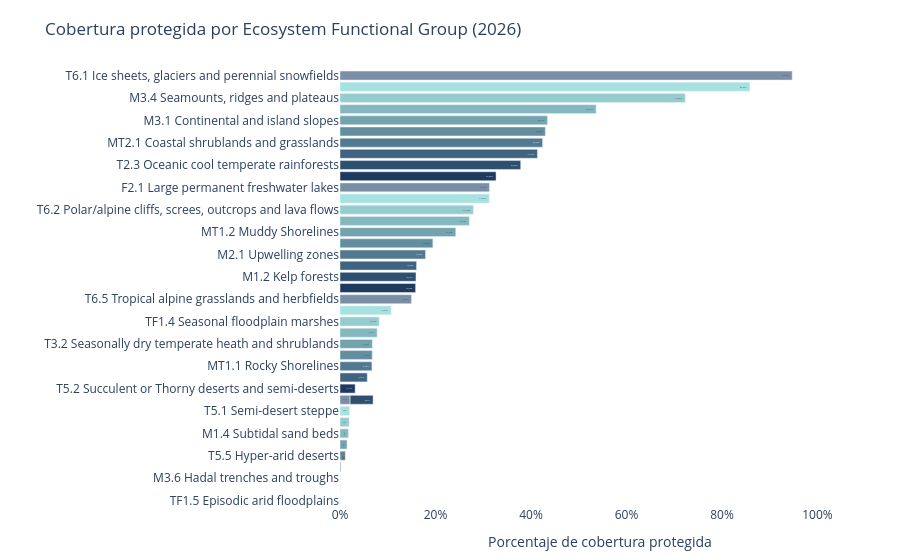

Notebook code for this chart:
### Markdown cell above
### 2. Representatividad Ecológica: Grupos Funcionales de Ecosistemas (EFG)
El análisis de representatividad ecológica muestra variaciones en la proporción de los distintos ecosistemas que están siendo protegidos.

En el territorio continental, el análisis revela una mayor concentración de áreas protegidas hacia el sur del país. La red de conservación presenta una mayor cobertura en ecosistemas criosféricos y forestales de mayores latitudes, como los Campos de hielo, glaciares y nieves perennes (T6.1 Ice sheets, glaciers and perennial snowfields) con una protección del 94,70%. Asimismo, considerando su magnitud territorial, se observan los Bosques húmedos templados fríos oceánicos (T2.3 Oceanic cool temperate rainforests), que cuentan con un 37,84% de su extensión bajo resguardo.

Por el contrario, los ecosistemas ubicados en menores latitudes (zona norte y centro) presentan proporciones de protección menores. Grupos funcionales áridos y semiáridos como los Desiertos hiperaridos (T5.5 Hyper-arid deserts) con un 1,10%, las Estepas semidesérticas (T5.1 Semi-desert steppe) con 2%, y los Desiertos y semidesiertos suculentos y espinosos (T5.4 Succulent or Thorny deserts and semi-deserts) con 3,17%, muestran una menor superficie protegida en comparación al total nacional.

En cuanto a los ecosistemas acuáticos continentales y transicionales, la cobertura se distribuye de la siguiente manera:
* Sistemas Transicionales (TF): Las Turberas boreales, templadas y montañas (TF1.6) presentan un 85,82% de protección. Por su parte, los Pantanos boreales y templados (TF1.7 Boreal and temperate fens) alcanzan un 19,00%, y las marismas o llanuras de inundación estacional (TF1.4 Seasonal floodplain marshes) muestran un 8,2% de su superficie en áreas protegidas.
* Sistemas Dulceacuícolas Estrictos (F): Se observan menores niveles de cobertura en ecosistemas como los Lagos de sal o salares (F2.6 Permanent salt and soda lakes) con 16,03%, los Grandes lagos permanentes de agua dulce (F2.1 Large permanent freshwater lakes) con 31,3% y los Ríos permanentes de tierras bajas (F1.2 Permanent lowland rivers) con 15,83%.
  
En el territorio marítimo, la cobertura general (42,77%) está influenciada por la protección de ecosistemas pelágicos y oceánicos profundos de gran extensión. El EFG con mayor proporción protegida corresponde a los Montes submarinos, dorsales y mesetas (M3.4 Seamounts, ridges and plateaus) con un 72,30% de su superficie, seguido por los Taludes continentales e insulares (M3.1) con un 43,44%.

Por otro lado, el análisis indica una menor proporción de protección en los ecosistemas bentónicos costeros. Por ejemplo, los Lechos de arena submareales (M1.4 Subtidal sand beds) cuentan con un 1,75% de su extensión protegida, las Costas arenosas (MT1.3 Sandy Shorelines) un 2,12%, y los Arrecifes rocosos submareales (M1.6) un 10,70%.

### Code cell
df_plot = scdb.copy()

# Normalizar columnas
df_plot["Value"] = pd.to_numeric(df_plot["Value"], errors="coerce")
df_plot["Unit"] = df_plot["Unit"].astype(str)
df_plot["Disaggregation type"] = df_plot["Disaggregation type"].astype(str)
df_plot["Disaggregation"] = df_plot["Disaggregation"].astype(str)

# Filtrar solo Ecosystem Functional Group con valores porcentuales
df_graph = df_plot[
    (df_plot["Disaggregation type"].str.strip() == "Ecosystem Functional Group") &
    (df_plot["Unit"].str.strip().str.lower() == "percent")
].copy()

# Eliminar filas sin valor o sin nombre de desagregación
df_graph = df_graph.dropna(subset=["Value"])
df_graph = df_graph[df_graph["Disaggregation"].str.strip().ne("")]

# Ordenar de menor a mayor para que el mayor quede arriba en barra horizontal
df_graph = df_graph.sort_values("Value", ascending=True)

# Formato de porcentaje
df_graph["porcentaje_txt"] = df_graph["Value"].map(
    lambda x: f"{x:.2f}".replace(".", ",") + "%"
)

# Año, si existe
anio = ""
if "Year" in df_graph.columns and df_graph["Year"].notna().any():
    anio = int(df_graph["Year"].dropna().iloc[0])

# Colores sobrios por barra
base_colors = [
    "#1E3A5F", "#2F4F6F", "#40647F", "#51798F", "#628E9F",
    "#73A3AF", "#84B8BF", "#95CDCF", "#A6E2DF", "#7A8FA6"
]

colors = [base_colors[i % len(base_colors)] for i in range(len(df_graph))]

fig = go.Figure()

fig.add_trace(go.Bar(
    x=df_graph["Value"],
    y=df_graph["Disaggregation"],
    orientation="h",
    text=df_graph["porcentaje_txt"],
    textposition="inside",
    marker=dict(color=colors),
    customdata=df_graph[["porcentaje_txt"]],
    hovertemplate=(
        "<b>%{y}</b><br>"
        "Porcentaje de cobertura: %{customdata[0]}"
        "<extra></extra>"
    )
))

fig.update_layout(
    title=f"Cobertura protegida por Ecosystem Functional Group {f'({anio})' if anio else ''}",
    xaxis=dict(
        title="Porcentaje de cobertura protegida",
        range=[0, max(df_graph["Value"].max() * 1.15, 10)],
        ticksuffix="%"
    ),
    yaxis=dict(
        title="",
        automargin=True
    ),
    height=max(450, 35 * len(df_graph)),
    margin=dict(l=260, r=40, t=70, b=50),
    showlegend=False,
    paper_bgcolor="white",
    plot_bgcolor="white",
    hoverlabel=dict(
        bgcolor="white",
        bordercolor="#1E3A5F",
        font=dict(color="#111827", size=13)
    )
)

fig.show()

### Figure 1 — Plotly figure (JSON) as saved in the notebook; plotly's stock layout.template omitted (floating-point values rounded to 4 significant figures)
{"data": [{"customdata": [["0,00%"], ["0,00%"], ["0,00%"], ["0,16%"], ["1,10%"], ["1,47%"], ["1,75%"], ["1,91%"], ["2,00%"], ["2,12%"], ["3,17%"], ["4,81%"], ["5,71%"], ["6,68%"], ["6,75%"], ["6,76%"], ["7,77%"], ["8,20%"], ["10,70%"], ["14,97%"], ["15,83%"], ["15,91%"], ["16,03%"], ["17,90%"], ["19,45%"], ["24,24%"], ["27,09%"], ["27,92%"], ["31,25%"], ["31,30%"], ["32,68%"], ["37,84%"], ["41,35%"], ["42,42%"], ["43,00%"], ["43,44%"], ["53,64%"], ["72,30%"], ["85,82%"], ["94,70%"]], "hovertemplate": "<b>%{y}</b><br>Porcentaje de cobertura: %{customdata[0]}<extra></extra>", "marker": {"color": ["#1E3A5F", "#2F4F6F", "#40647F", "#51798F", "#628E9F", "#73A3AF", "#84B8BF", "#95CDCF", "#A6E2DF", "#7A8FA6", "#1E3A5F", "#2F4F6F", "#40647F", "#51798F", "#628E9F", "#73A3AF", "#84B8BF", "#95CDCF", "#A6E2DF", "#7A8FA6", "#1E3A5F", "#2F4F6F", "#40647F", "#51798F", "#628E9F", "#73A3AF", "#84B8BF", "#95CDCF", "#A6E2DF", "#7A8FA6", "#1E3A5F", "#2F4F6F", "#40647F", "#51798F", "#628E9F", "#73A3AF", "#84B8BF", "#95CDCF", "#A6E2DF", "#7A8FA6"]}, "orientation": "h", "text": ["0,00%", "0,00%", "0,00%", "0,16%", "1,10%", "1,47%", "1,75%", "1,91%", "2,00%", "2,12%", "3,17%", "4,81%", "5,71%", "6,68%", "6,75%", "6,76%", "7,77%", "8,20%", "10,70%", "14,97%", "15,83%", "15,91%", "16,03%", "17,90%", "19,45%", "24,24%", "27,09%", "27,92%", "31,25%", "31,30%", "32,68%", "37,84%", "41,35%", "42,42%", "43,00%", "43,44%", "53,64%", "72,30%", "85,82%", "94,70%"], "textposition": "inside", "type": "bar", "x": [0.0, 0.0, 0.0, 0.16, 1.1, 1.47, 1.75, 1.91, 2.0, 2.12, 3.17, 4.81, 5.71, 6.68, 6.75, 6.76, 7.77, 8.2, 10.7, 14.97, 15.83, 15.91, 16.03, 17.9, 19.45, 24.24, 27.09, 27.92, 31.25, 31.3, 32.68, 37.84, 41.35, 42.42, 43.0, 43.44, 53.64, 72.3, 85.82, 94.7], "y": ["TF1.5 Episodic arid floodplains", "F2.9 Geothermal pools and wetlands", "M3.6 Hadal trenches and troughs", "F3.2 Constructed lacustrine wetlands", "T5.5 Hyper-arid deserts", "F2.3 Seasonal freshwater lakes", "M1.4 Subtidal sand beds", "T4.5 Temperate subhumid grasslands", "T5.1 Semi-desert steppe", "MT1.3 Sandy Shorelines", "T5.2 Succulent or Thorny deserts and semi-deserts", "MT1.3 Sandy Shorelines", "F1.6 Episodic arid rivers", "MT1.1 Rocky Shorelines", "T1.2 Tropical/Subtropical dry forests and thickets", "T3.2 Seasonally dry temperate heath and shrublands", "F3.1 Large reservoirs", "TF1.4 Seasonal floodplain marshes", "M1.6 Subtidal rocky reefs", "T6.5 Tropical alpine grasslands and herbfields", "F1.2 Permanent lowland rivers", "M1.2 Kelp forests", "F2.6 Permanent salt and soda lakes", "M2.1 Upwelling zones", "TF1.7 Boreal and temperate fens", "MT1.2 Muddy Shorelines", "FM1.2 Deepwater coastal inlets", "T6.2 Polar/alpine cliffs, screes, outcrops and lava flows", "FM1.3 Intermittently closed and open lakes and lagoons", "F2.1 Large permanent freshwater lakes", "T6.4 Temperate alpine grasslands and shrublands", "T2.3 Oceanic cool temperate rainforests", "M3.3 Abyssal plains", "MT2.1 Coastal shrublands and grasslands", "F2.2 Small permanent freshwater lakes", "M3.1 Continental and island slopes", "MFT1.3 Coastal saltmarshes and reedbeds", "M3.4 Seamounts, ridges and plateaus", "TF1.6 Boreal, temperate and montane peat bogs", "T6.1 Ice sheets, glaciers and perennial snowfields"]}], "layout": {"autosize": true, "hoverlabel": {"bgcolor": "white", "bordercolor": "#1E3A5F", "font": {"color": "#111827", "size": 13}}, "margin": {"b": 50, "l": 260, "r": 40, "t": 70}, "paper_bgcolor": "white", "plot_bgcolor": "white", "showlegend": false, "title": {"text": "Cobertura protegida por Ecosystem Functional Group (2026)"}, "xaxis": {"range": [0, 108.9], "ticksuffix": "%", "title": {"text": "Porcentaje de cobertura protegida"}, "type": "linear"}, "yaxis": {"automargin": true, "autorange": true, "range": [-0.5, 38.5], "title": {"text": ""}, "type": "category"}}}
